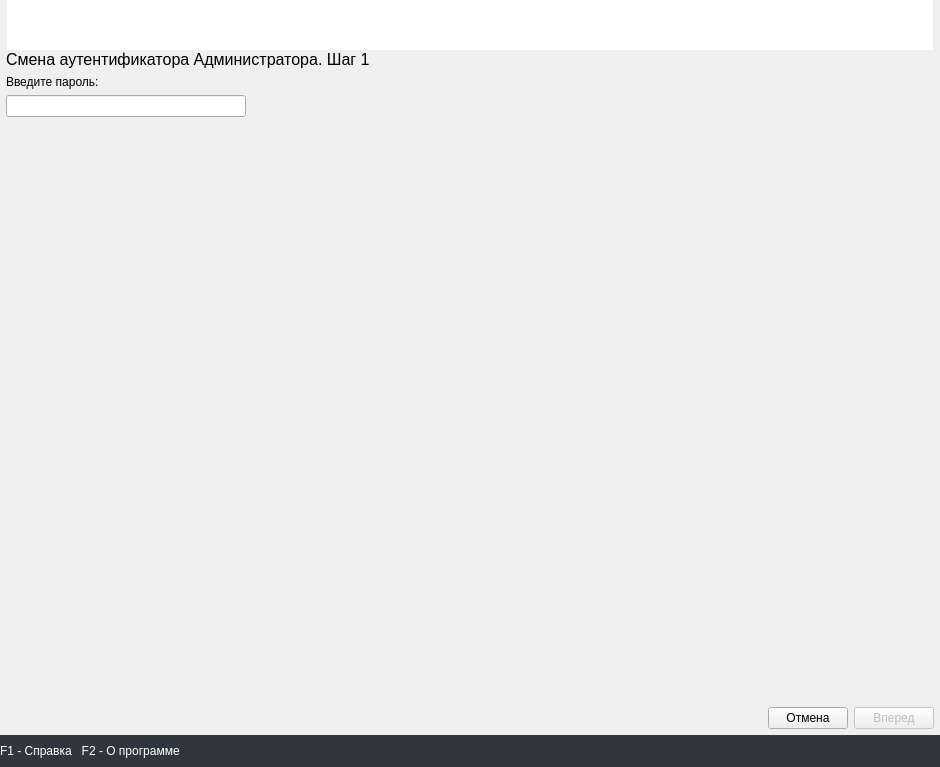
<?xml version="1.0" encoding="UTF-8"?>
<ui version="4.0">
 <class>AdminAuthenticatorChangePage</class>
 <widget class="QWidget" name="AdminAuthenticatorChangePage">
  <property name="geometry">
   <rect>
    <x>0</x>
    <y>0</y>
    <width>940</width>
    <height>767</height>
   </rect>
  </property>
  <property name="focusPolicy">
   <enum>Qt::StrongFocus</enum>
  </property>
  <property name="windowTitle">
   <string>Form</string>
  </property>
  <layout class="QVBoxLayout" name="verticalLayout_3">
   <property name="spacing">
    <number>0</number>
   </property>
   <property name="leftMargin">
    <number>0</number>
   </property>
   <property name="topMargin">
    <number>0</number>
   </property>
   <property name="rightMargin">
    <number>0</number>
   </property>
   <property name="bottomMargin">
    <number>0</number>
   </property>
   <item>
    <layout class="QHBoxLayout" name="top_horizontal_layout" stretch="0,1,0">
     <property name="spacing">
      <number>0</number>
     </property>
     <item>
      <widget class="QLabel" name="left_label">
       <property name="sizePolicy">
        <sizepolicy hsizetype="Minimum" vsizetype="Preferred">
         <horstretch>0</horstretch>
         <verstretch>0</verstretch>
        </sizepolicy>
       </property>
       <property name="minimumSize">
        <size>
         <width>0</width>
         <height>50</height>
        </size>
       </property>
       <property name="text">
        <string/>
       </property>
       <property name="pixmap">
        <pixmap>../img/top_left.png</pixmap>
       </property>
      </widget>
     </item>
     <item>
      <widget class="QLabel" name="middle_label">
       <property name="sizePolicy">
        <sizepolicy hsizetype="Preferred" vsizetype="Fixed">
         <horstretch>0</horstretch>
         <verstretch>0</verstretch>
        </sizepolicy>
       </property>
       <property name="minimumSize">
        <size>
         <width>100</width>
         <height>50</height>
        </size>
       </property>
       <property name="styleSheet">
        <string notr="true">background-color: white</string>
       </property>
       <property name="text">
        <string/>
       </property>
      </widget>
     </item>
     <item>
      <widget class="QLabel" name="right_label">
       <property name="sizePolicy">
        <sizepolicy hsizetype="Minimum" vsizetype="Preferred">
         <horstretch>0</horstretch>
         <verstretch>0</verstretch>
        </sizepolicy>
       </property>
       <property name="minimumSize">
        <size>
         <width>0</width>
         <height>50</height>
        </size>
       </property>
       <property name="text">
        <string/>
       </property>
       <property name="pixmap">
        <pixmap>../img/top_right_a.png</pixmap>
       </property>
      </widget>
     </item>
    </layout>
   </item>
   <item>
    <widget class="QStackedWidget" name="stacked_widget">
     <property name="currentIndex">
      <number>0</number>
     </property>
     <widget class="QWidget" name="page_1">
      <layout class="QVBoxLayout" name="verticalLayout_2">
       <property name="spacing">
        <number>6</number>
       </property>
       <property name="leftMargin">
        <number>6</number>
       </property>
       <property name="topMargin">
        <number>0</number>
       </property>
       <property name="rightMargin">
        <number>0</number>
       </property>
       <property name="bottomMargin">
        <number>0</number>
       </property>
       <item>
        <widget class="QLabel" name="step_label_1">
         <property name="font">
          <font>
           <pointsize>12</pointsize>
          </font>
         </property>
         <property name="text">
          <string>Смена аутентификатора Администратора. Шаг 1</string>
         </property>
        </widget>
       </item>
       <item>
        <layout class="QVBoxLayout" name="verticalLayout">
         <item>
          <widget class="QLabel" name="passwd_label">
           <property name="text">
            <string>Введите пароль:</string>
           </property>
          </widget>
         </item>
         <item>
          <widget class="QLineEdit" name="passwd_line_edit">
           <property name="maximumSize">
            <size>
             <width>240</width>
             <height>16777215</height>
            </size>
           </property>
           <property name="echoMode">
            <enum>QLineEdit::Password</enum>
           </property>
          </widget>
         </item>
        </layout>
       </item>
       <item>
        <spacer name="verticalSpacer">
         <property name="orientation">
          <enum>Qt::Vertical</enum>
         </property>
         <property name="sizeHint" stdset="0">
          <size>
           <width>20</width>
           <height>533</height>
          </size>
         </property>
        </spacer>
       </item>
       <item>
        <layout class="QHBoxLayout" name="horizontalLayout">
         <property name="topMargin">
          <number>6</number>
         </property>
         <property name="rightMargin">
          <number>6</number>
         </property>
         <property name="bottomMargin">
          <number>6</number>
         </property>
         <item>
          <spacer name="horizontalSpacer">
           <property name="orientation">
            <enum>Qt::Horizontal</enum>
           </property>
           <property name="sizeHint" stdset="0">
            <size>
             <width>40</width>
             <height>20</height>
            </size>
           </property>
          </spacer>
         </item>
         <item>
          <widget class="QPushButton" name="cancel_push_button_1">
           <property name="text">
            <string>Отмена</string>
           </property>
          </widget>
         </item>
         <item>
          <widget class="QPushButton" name="next_push_button_1">
           <property name="enabled">
            <bool>false</bool>
           </property>
           <property name="text">
            <string>Вперед</string>
           </property>
          </widget>
         </item>
        </layout>
       </item>
      </layout>
     </widget>
     <widget class="QWidget" name="page_2">
      <layout class="QVBoxLayout" name="verticalLayout_6">
       <property name="spacing">
        <number>0</number>
       </property>
       <property name="leftMargin">
        <number>6</number>
       </property>
       <property name="topMargin">
        <number>0</number>
       </property>
       <property name="rightMargin">
        <number>0</number>
       </property>
       <property name="bottomMargin">
        <number>0</number>
       </property>
       <item>
        <widget class="QLabel" name="step_label_3">
         <property name="font">
          <font>
           <pointsize>12</pointsize>
          </font>
         </property>
         <property name="text">
          <string>Смена аутентификатора Администратора. Шаг 2</string>
         </property>
        </widget>
       </item>
       <item>
        <layout class="QHBoxLayout" name="horizontalLayout_6">
         <item>
          <widget class="QLabel" name="ibutton_label">
           <property name="text">
            <string>Предъявите персональный идентификатор</string>
           </property>
          </widget>
         </item>
         <item>
          <spacer name="horizontalSpacer_6">
           <property name="orientation">
            <enum>Qt::Horizontal</enum>
           </property>
           <property name="sizeHint" stdset="0">
            <size>
             <width>40</width>
             <height>20</height>
            </size>
           </property>
          </spacer>
         </item>
        </layout>
       </item>
       <item>
        <spacer name="verticalSpacer_4">
         <property name="orientation">
          <enum>Qt::Vertical</enum>
         </property>
         <property name="sizeHint" stdset="0">
          <size>
           <width>20</width>
           <height>538</height>
          </size>
         </property>
        </spacer>
       </item>
       <item>
        <layout class="QHBoxLayout" name="horizontalLayout_5">
         <property name="topMargin">
          <number>6</number>
         </property>
         <property name="rightMargin">
          <number>6</number>
         </property>
         <property name="bottomMargin">
          <number>6</number>
         </property>
         <item>
          <spacer name="horizontalSpacer_5">
           <property name="orientation">
            <enum>Qt::Horizontal</enum>
           </property>
           <property name="sizeHint" stdset="0">
            <size>
             <width>40</width>
             <height>20</height>
            </size>
           </property>
          </spacer>
         </item>
         <item>
          <widget class="QPushButton" name="cancel_push_button_2">
           <property name="enabled">
            <bool>true</bool>
           </property>
           <property name="text">
            <string>Отмена</string>
           </property>
          </widget>
         </item>
         <item>
          <widget class="QPushButton" name="next_push_button_2">
           <property name="enabled">
            <bool>false</bool>
           </property>
           <property name="text">
            <string>Вперед</string>
           </property>
          </widget>
         </item>
        </layout>
       </item>
      </layout>
     </widget>
     <widget class="QWidget" name="page_3">
      <layout class="QVBoxLayout" name="verticalLayout_4">
       <property name="spacing">
        <number>0</number>
       </property>
       <property name="leftMargin">
        <number>6</number>
       </property>
       <property name="topMargin">
        <number>0</number>
       </property>
       <property name="rightMargin">
        <number>0</number>
       </property>
       <property name="bottomMargin">
        <number>0</number>
       </property>
       <item>
        <widget class="QLabel" name="step_label_4">
         <property name="font">
          <font>
           <pointsize>12</pointsize>
          </font>
         </property>
         <property name="text">
          <string>Смена аутентификатора Администратора. Шаг 3</string>
         </property>
        </widget>
       </item>
       <item>
        <widget class="QLabel" name="label_5">
         <property name="text">
          <string>&lt;html&gt;&lt;head/&gt;&lt;body&gt;&lt;p&gt;Текущий аутентификатор был изменен.&lt;br&gt;Для сохранения доступа ко всем системам, на которых&lt;br&gt;Вы зарегистрированы, необходимо произвести вход&lt;br&gt;на каждый из них до следующей смены аутентификатора.&lt;br&gt;&lt;br&gt; Изменить аутентификатор на резервной копии&lt;br&gt;персонального идентификатора администратора?&lt;/p&gt;&lt;/body&gt;&lt;/html&gt;</string>
         </property>
         <property name="textFormat">
          <enum>Qt::AutoText</enum>
         </property>
        </widget>
       </item>
       <item>
        <spacer name="verticalSpacer_5">
         <property name="orientation">
          <enum>Qt::Vertical</enum>
         </property>
         <property name="sizeHint" stdset="0">
          <size>
           <width>20</width>
           <height>603</height>
          </size>
         </property>
        </spacer>
       </item>
       <item>
        <layout class="QHBoxLayout" name="horizontalLayout_7">
         <property name="spacing">
          <number>6</number>
         </property>
         <property name="topMargin">
          <number>6</number>
         </property>
         <property name="rightMargin">
          <number>6</number>
         </property>
         <property name="bottomMargin">
          <number>6</number>
         </property>
         <item>
          <spacer name="horizontalSpacer_7">
           <property name="orientation">
            <enum>Qt::Horizontal</enum>
           </property>
           <property name="sizeHint" stdset="0">
            <size>
             <width>40</width>
             <height>20</height>
            </size>
           </property>
          </spacer>
         </item>
         <item>
          <widget class="QPushButton" name="no_push_button_3">
           <property name="text">
            <string>Нет</string>
           </property>
          </widget>
         </item>
         <item>
          <widget class="QPushButton" name="yes_push_button_3">
           <property name="text">
            <string>Да</string>
           </property>
          </widget>
         </item>
        </layout>
       </item>
      </layout>
     </widget>
    </widget>
   </item>
   <item>
    <widget class="QLabel" name="settings_bottom_label">
     <property name="minimumSize">
      <size>
       <width>0</width>
       <height>32</height>
      </size>
     </property>
     <property name="styleSheet">
      <string notr="true">            QWidget {
                font: 8pt 'Monospace Regular';
                color: white;
                background-color: #30363F;
            }
</string>
     </property>
     <property name="text">
      <string>F1 - Справка   F2 - О программе</string>
     </property>
    </widget>
   </item>
  </layout>
 </widget>
 <tabstops>
  <tabstop>passwd_line_edit</tabstop>
  <tabstop>next_push_button_1</tabstop>
  <tabstop>cancel_push_button_1</tabstop>
  <tabstop>cancel_push_button_2</tabstop>
  <tabstop>next_push_button_2</tabstop>
 </tabstops>
 <resources/>
 <connections/>
</ui>
